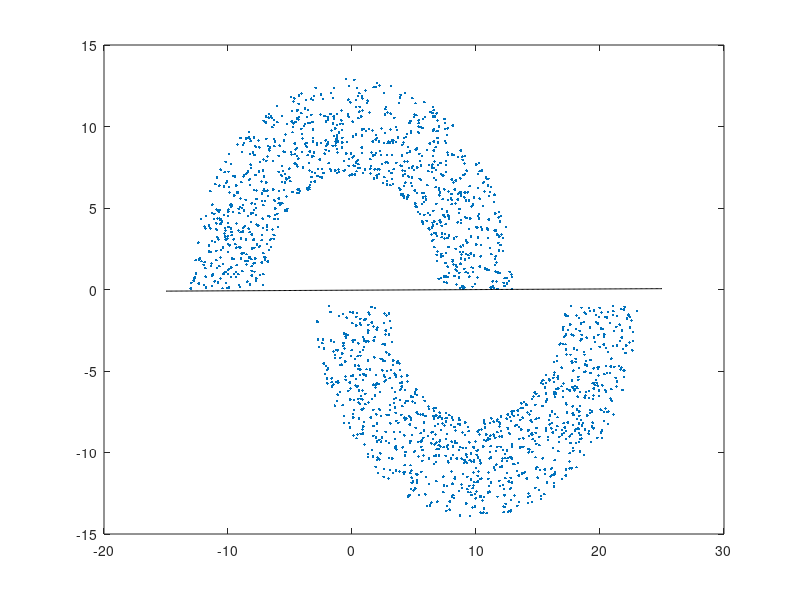
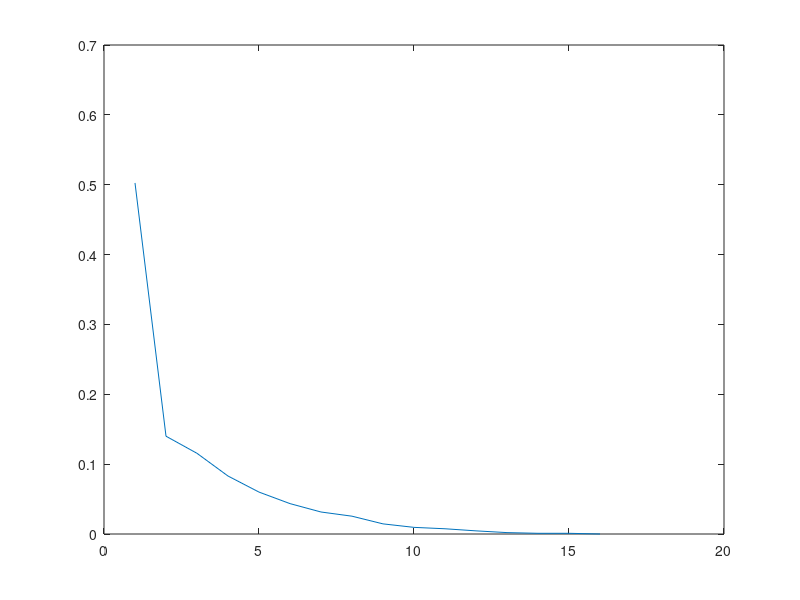

Recreate these plots in MATLAB, in order.
%%%%%%%%%%%%%%%%%%%%%%%%%%%%%%%%%%%%%%%%%%%%%%%%%%%%%%%%%%%%%%%%%%%%%%%%%%%
%neural network and machine learning
%Rosenblatt perceptron
%%%%%%%%%%%%%%%%%%%%%%%%%%%%%%%%%%%%%%%%%%%%%%%%%%%%%%%%%%%%%%%%%%%%%%%%%%%
clear all;
r=10;
w=6;
d=-1;
rand('state',0);
rho=r+(rand(1000,1)-1/2)*w;
rand('state',4);
theta1=pi*rand(1000,1);
D=zeros(2000,2);
D(1:1000,:)=[rho.*cos(theta1),rho.*sin(theta1)]; %the upper moon

theta2=pi+pi*rand(1000,1);
D(1001:2000,:)=[r+rho.*cos(theta2),d+rho.*sin(theta2)];


%%%%%%%%%%%%%%%%%%%%%%%%%%%%%%%%%%%%%%%%%%%%%%%%%%%%%%%%%%%%%%%%%%%%%%%%%%%
m=3;
mu=.1;
itermax=50; %the maximum of iterative
x(1,:)=ones(1,2000);
x(2,:)=D(:,1)';
x(3,:)=D(:,2);
w=zeros(m,1);
goal(1:1000,1)=ones(1000,1); %target
goal(1001:2000,1)=-1*ones(1000,1);
y=ones(2000,1);% output if choose y=-ones(2000,1), this means if w'*x<=0,
                       % x belongs to the first category
k=1;
% while k<itermax
%     Num=find(y~=goal);
%     n=length(Num);
%     for i=1:n
%         w=w+mu*(goal(Num(i))-y(Num(i)))*x(:,Num(i));
%         y(Num(i))=sign(w'*x(:,Num(i)));
%     end
%     if y==goal
%         break;
%     end
%     k=k+1;
% end


while k<=itermax
    for i=1:2000
        w=w+mu*(goal(i)-y(i))*x(:,i);
%         w=w+x(:,i);
        y(i)=sign(w'*x(:,i));
    end
    error(k)=length(find(y~=goal))/length(goal);
    if y==goal
        break;
    end
    k=k+1;
end


%%%%%%%%%%%%%%%%%%%%%%%%%%%%%%%%%%%%%%%%%%%%%%%%%%%%%%%%%%%%%%%%%%%%%%%%%
figure(1);
plot(D(:,1),D(:,2),'.');
f=@(x) -w(1)/w(3)-w(2)/w(3).*x;
s=-15:0.1:25;
hold on; plot(s,f(s),'k');
figure(2);
plot(error)
